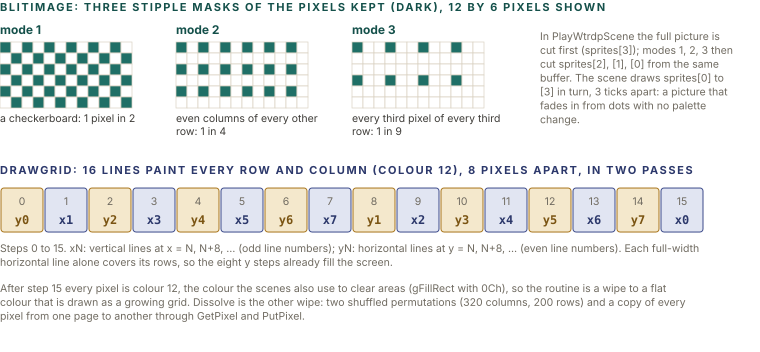

The Python source for this figure:
import sys; sys.path.insert(0, '.')
from figlib import *

c = Canvas(760, 352)
c.section(0, 11, "BlitImage: three stipple masks of the pixels kept (dark), 12 by 6 pixels shown")
cell = 11
def grid(x, y, keep):
    for r in range(6):
        for k in range(12):
            on = keep(r, k)
            c.rect(x + k * cell, y + r * cell, cell, cell, fill=SOLID["teal"] if on else "#FFFFFF", stroke=RULE, sw=0.7, rx=0)
modes = [
    ("mode 1", "a checkerboard: 1 pixel in 2", lambda r, k: (k % 2) == (r % 2)),
    ("mode 2", "even columns of every other row: 1 in 4", lambda r, k: r % 2 == 0 and k % 2 == 0),
    ("mode 3", "every third pixel of every third row: 1 in 9", lambda r, k: r % 3 == 0 and k % 3 == 0),
]
for i, (t, d, f) in enumerate(modes):
    x = i * 176
    c.text(x, 34, t, size=12, weight=700, color=PAL["teal"][0])
    grid(x, 42, f)
    for k, l in enumerate(wrap(d, 160, 10.5)):
        c.text(x, 122 + 13 * k, l, size=10.5, color=INK2)
c.para(540, 40, "In PlayWtrdpScene the full picture is cut first (sprites[3]); modes 1, 2, 3 then cut sprites[2], [1], [0] from the same buffer. "
       "The scene draws sprites[0] to [3] in turn, 3 ticks apart: a picture that fades in from dots with no palette change.", 200, size=10.5, color=MUTED)

c.section(0, 174, "DrawGrid: 16 lines paint every row and column (colour 12), 8 pixels apart, in two passes", color=PAL["navy"][0])
cw = 44
for s in range(16):
    p, l = divmod(s, 8)
    vertical = l % 2 == 1
    if vertical:
        res = (l + p) % 8
        lab = "x" + str(res)
        kind = "navy"
    else:
        res = (l + p) % 8
        lab = "y" + str(res)
        kind = "ochre"
    tc, sc, fc = PAL[kind]
    x = s * cw
    c.rect(x + 1, 188, cw - 2, 44, fill=fc, stroke=sc, sw=1, rx=3)
    c.text(x + cw / 2, 205, "%d" % s, size=10.5, color=MUTED, anchor="middle")
    c.text(x + cw / 2, 224, lab, size=12, weight=700, color=tc, anchor="middle", mono=True)
c.para(0, 252, "Steps 0 to 15. xN: vertical lines at x = N, N+8, ... (odd line numbers); yN: horizontal lines at y = N, N+8, ... (even line numbers). Each full-width horizontal line alone covers its rows, so the eight y steps already fill the screen.", 700, size=10.5, color=MUTED)
c.para(0, 292, "After step 15 every pixel is colour 12, the colour the scenes also use to clear areas (gFillRect with 0Ch), so the routine is a wipe to a flat colour that is drawn as a growing grid. "
       "Dissolve is the other wipe: two shuffled permutations (320 columns, 200 rows) and a copy of every pixel from one page to another through GetPixel and PutPixel.",
       700, size=10.5, color=MUTED)
c.save("figs/snd_intro_stipple.svg")
